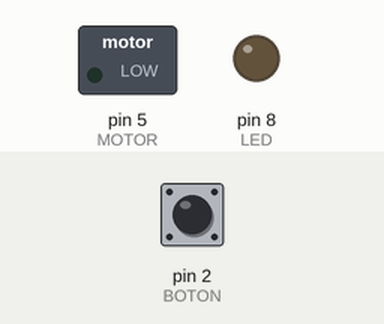
Bench run of a sketch on a simulated Arduino Uno, built with avr-gcc and run on an emulated ATmega328P. On the bench: switched loads named in the sketch (green lamp = pin HIGH), output pins drawn as LEDs (lit = HIGH). The test bench sets the inputs (shaded band); at power-on: pin 2 (BOTON) LOW.

Above: at 1.2 s.
1.3 s: pin 2 (BOTON) pulled HIGH for 0.15 s
At 1.37 s:
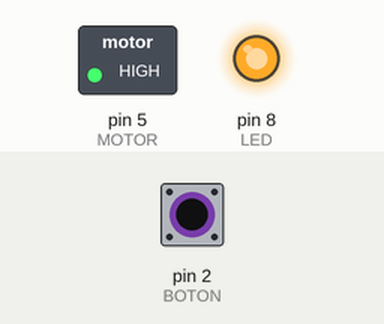
2.9 s: pin 2 (BOTON) pulled HIGH for 3.2 s
At 6.7 s:
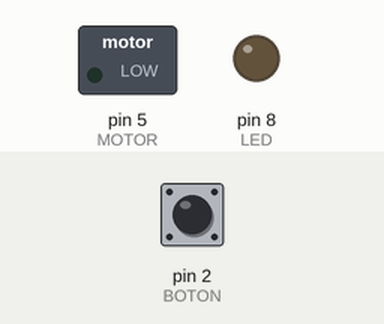
Timing chart, 0 to 8.2 s (numbered marks = the images above; inputs shaded):
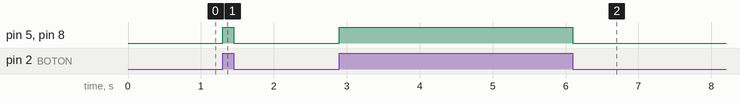

Measured:
- after the input at 1.3 s, pin 5 (MOTOR), pin 8 (LED): LOW → HIGH at once, → LOW 0.15 s later
- after the input at 2.9 s, pin 5 (MOTOR), pin 8 (LED): LOW → HIGH at once, → LOW 3.2 s later

The sketch:

sketch_nov22a.ino
```cpp
const int MOTOR=5;
const int BOTON=2;
const int LED=8;
int val;
void setup(){
pinMode(MOTOR,OUTPUT);
pinMode(BOTON,INPUT);
pinMode(LED, OUTPUT);
}
void loop(){
val=digitalRead(BOTON);
if  (val==HIGH){
digitalWrite(MOTOR,HIGH);
digitalWrite(LED,HIGH);
}
else { digitalWrite(MOTOR,LOW);
digitalWrite(LED,LOW);
}
}
```
